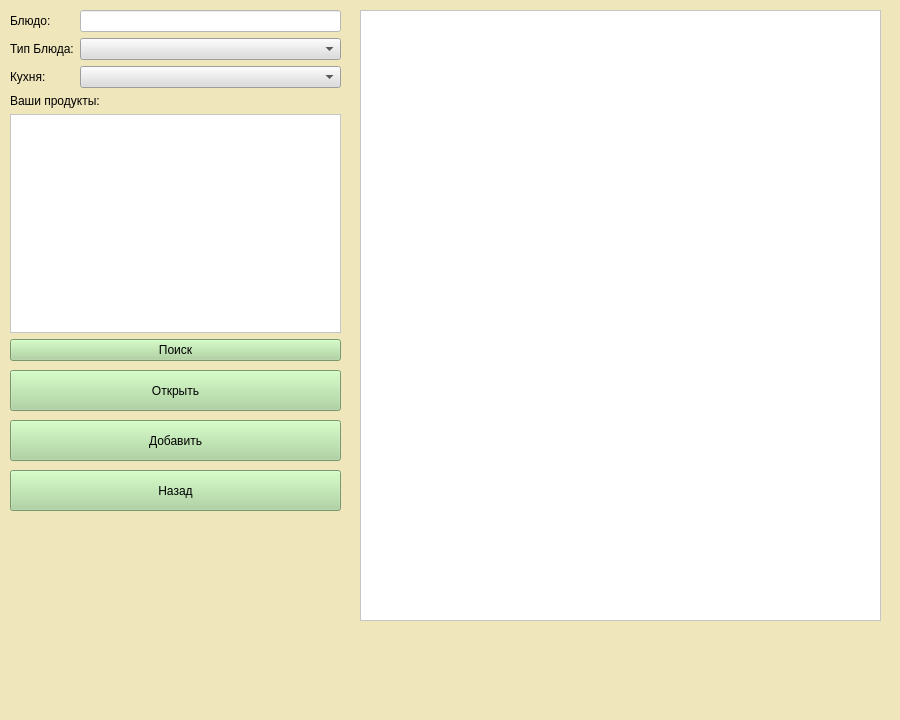
<?xml version="1.0" encoding="UTF-8"?>
<ui version="4.0">
 <class>MainWindow</class>
 <widget class="QMainWindow" name="MainWindow">
  <property name="geometry">
   <rect>
    <x>0</x>
    <y>0</y>
    <width>900</width>
    <height>720</height>
   </rect>
  </property>
  <property name="windowTitle">
   <string>Поиск рецептов</string>
  </property>
  <property name="styleSheet">
   <string notr="true">background-color: rgb(240, 230, 187);</string>
  </property>
  <widget class="QWidget" name="centralwidget">
   <widget class="QTableWidget" name="tableWidget">
    <property name="geometry">
     <rect>
      <x>360</x>
      <y>10</y>
      <width>521</width>
      <height>611</height>
     </rect>
    </property>
    <property name="font">
     <font>
      <family>Yu Gothic UI</family>
     </font>
    </property>
    <property name="mouseTracking">
     <bool>true</bool>
    </property>
    <property name="tabletTracking">
     <bool>true</bool>
    </property>
    <property name="styleSheet">
     <string notr="true">background-color: rgb(255, 255, 255);</string>
    </property>
   </widget>
   <widget class="QWidget" name="formLayoutWidget">
    <property name="geometry">
     <rect>
      <x>10</x>
      <y>10</y>
      <width>331</width>
      <height>351</height>
     </rect>
    </property>
    <layout class="QFormLayout" name="formLayout">
     <item row="0" column="0">
      <widget class="QLabel" name="label_2">
       <property name="font">
        <font>
         <family>Yu Gothic UI</family>
         <pointsize>9</pointsize>
        </font>
       </property>
       <property name="styleSheet">
        <string notr="true">background-color: rgb(240, 230, 187);</string>
       </property>
       <property name="text">
        <string>Блюдо:</string>
       </property>
      </widget>
     </item>
     <item row="0" column="1">
      <widget class="QLineEdit" name="lineDish">
       <property name="font">
        <font>
         <family>Yu Gothic UI</family>
        </font>
       </property>
       <property name="styleSheet">
        <string notr="true">background-color: rgb(255, 255, 255);</string>
       </property>
      </widget>
     </item>
     <item row="1" column="0">
      <widget class="QLabel" name="label_3">
       <property name="font">
        <font>
         <family>Yu Gothic UI</family>
         <pointsize>9</pointsize>
        </font>
       </property>
       <property name="styleSheet">
        <string notr="true">background-color: rgb(240, 230, 187);</string>
       </property>
       <property name="text">
        <string>Тип Блюда:</string>
       </property>
      </widget>
     </item>
     <item row="1" column="1">
      <widget class="QComboBox" name="tipBox">
       <property name="font">
        <font>
         <family>Yu Gothic UI</family>
        </font>
       </property>
       <property name="styleSheet">
        <string notr="true">background-color: rgb(220, 220, 220);</string>
       </property>
      </widget>
     </item>
     <item row="2" column="0">
      <widget class="QLabel" name="label">
       <property name="font">
        <font>
         <family>Yu Gothic UI</family>
         <pointsize>9</pointsize>
        </font>
       </property>
       <property name="styleSheet">
        <string notr="true">background-color: rgb(240, 230, 187);</string>
       </property>
       <property name="text">
        <string>Кухня:</string>
       </property>
      </widget>
     </item>
     <item row="2" column="1">
      <widget class="QComboBox" name="countryBox">
       <property name="font">
        <font>
         <family>Yu Gothic UI</family>
        </font>
       </property>
       <property name="styleSheet">
        <string notr="true">background-color: rgb(220, 220, 220);</string>
       </property>
      </widget>
     </item>
     <item row="4" column="0" colspan="2">
      <widget class="QTextEdit" name="text">
       <property name="font">
        <font>
         <family>Yu Gothic UI</family>
        </font>
       </property>
       <property name="styleSheet">
        <string notr="true">background-color: rgb(255, 255, 255);</string>
       </property>
      </widget>
     </item>
     <item row="3" column="0" colspan="2">
      <widget class="QLabel" name="label_4">
       <property name="font">
        <font>
         <family>Yu Gothic UI</family>
         <pointsize>9</pointsize>
        </font>
       </property>
       <property name="styleSheet">
        <string notr="true">background-color: rgb(240, 230, 187);</string>
       </property>
       <property name="text">
        <string>Ваши продукты:</string>
       </property>
      </widget>
     </item>
     <item row="5" column="0" colspan="2">
      <widget class="QPushButton" name="poiskBtn">
       <property name="font">
        <font>
         <family>Yu Gothic UI</family>
         <pointsize>9</pointsize>
        </font>
       </property>
       <property name="styleSheet">
        <string notr="true">background-color: rgb(167, 211, 152);</string>
       </property>
       <property name="text">
        <string>Поиск</string>
       </property>
      </widget>
     </item>
    </layout>
   </widget>
   <widget class="QPushButton" name="openBtn">
    <property name="geometry">
     <rect>
      <x>10</x>
      <y>370</y>
      <width>331</width>
      <height>41</height>
     </rect>
    </property>
    <property name="font">
     <font>
      <family>Yu Gothic UI</family>
      <pointsize>9</pointsize>
     </font>
    </property>
    <property name="styleSheet">
     <string notr="true">background-color: rgb(167, 211, 152);</string>
    </property>
    <property name="text">
     <string>Открыть</string>
    </property>
   </widget>
   <widget class="QPushButton" name="addBtn">
    <property name="geometry">
     <rect>
      <x>10</x>
      <y>420</y>
      <width>331</width>
      <height>41</height>
     </rect>
    </property>
    <property name="font">
     <font>
      <family>Yu Gothic UI</family>
      <pointsize>9</pointsize>
     </font>
    </property>
    <property name="styleSheet">
     <string notr="true">background-color: rgb(167, 211, 152);</string>
    </property>
    <property name="text">
     <string>Добавить</string>
    </property>
   </widget>
   <widget class="QPushButton" name="backBtn">
    <property name="geometry">
     <rect>
      <x>10</x>
      <y>470</y>
      <width>331</width>
      <height>41</height>
     </rect>
    </property>
    <property name="font">
     <font>
      <family>Yu Gothic UI</family>
      <pointsize>9</pointsize>
     </font>
    </property>
    <property name="styleSheet">
     <string notr="true">background-color: rgb(167, 211, 152);</string>
    </property>
    <property name="text">
     <string>Назад</string>
    </property>
   </widget>
  </widget>
  <widget class="QMenuBar" name="menubar">
   <property name="geometry">
    <rect>
     <x>0</x>
     <y>0</y>
     <width>900</width>
     <height>26</height>
    </rect>
   </property>
  </widget>
  <widget class="QStatusBar" name="statusbar"/>
 </widget>
 <resources/>
 <connections/>
</ui>
